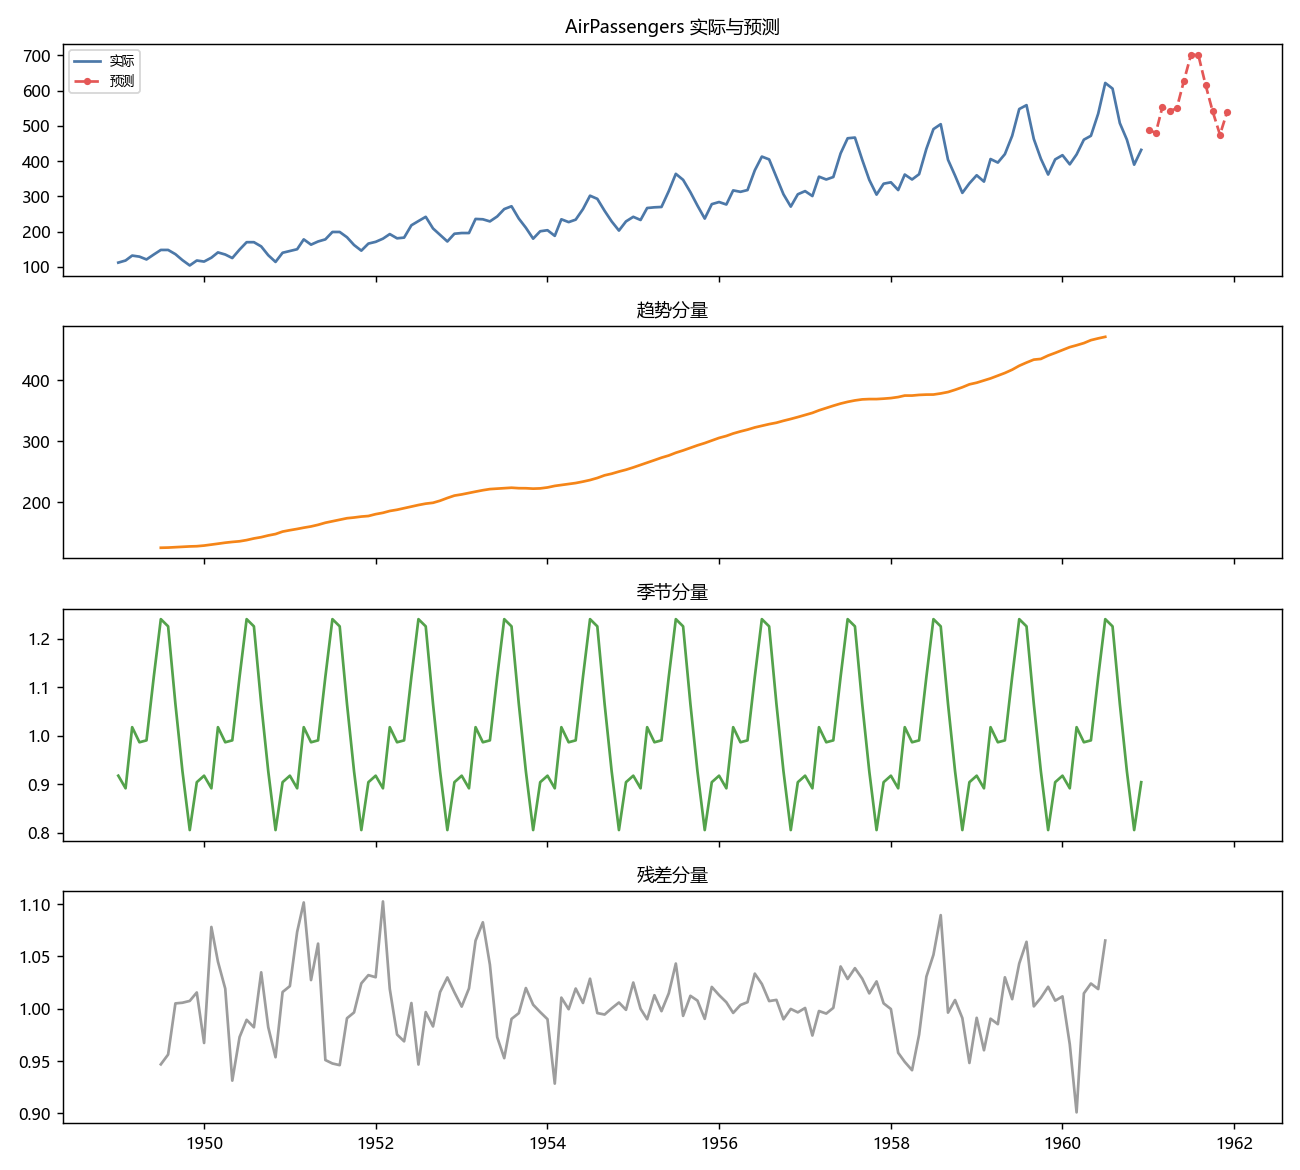

Source code (Python):
"""第10章 效应分解法-AirPassengers时间序列预测 -> Python
原素材: AirPassengers.csv (1949-1960月度航空旅客, 含ln_AIR)
内涵: 效应分解法把序列分解为 趋势+季节+残差(加法模型,对ln(AIR)分解),
      趋势线性外推叠加季节分量完成预测。无statsmodels, 手动实现移动平均分解。
"""
from pathlib import Path
import pandas as pd
import numpy as np
import matplotlib.pyplot as plt

plt.rcParams['font.sans-serif'] = ['Microsoft YaHei']
plt.rcParams['axes.unicode_minus'] = False
plt.rcParams['font.size'] = 9

ROOT = Path(__file__).resolve().parent.parent
F = ROOT / "CDA 教材资料2025" / "1《CDA 一级认证教材：商业数据分析》" / "第10章 使用效应分解方法做预报" / "AirPassengers.csv"
df = pd.read_csv(F)
df["DATE"] = pd.to_datetime(df["DATE"], format="%m/%d/%Y")
df = df.sort_values("DATE").reset_index(drop=True)
y = df["ln_AIR"].values
n = len(y)
month = df["DATE"].dt.month.values

trend = pd.Series(y).rolling(12, center=True, min_periods=12).mean().values
detrend = y - trend
seasonal = np.zeros(n)
smean = {}
for m in range(1, 13):
    vals = detrend[month == m]
    vals = vals[~np.isnan(vals)]
    smean[m] = vals.mean() if vals.size else 0
seasonal = np.array([smean[m] for m in month])
seasonal = seasonal - seasonal.mean()
resid = y - trend - seasonal

valid = ~np.isnan(trend)
b1, b0 = np.polyfit(np.arange(n)[valid], trend[valid], 1)
fh = 12
fx = np.arange(n, n + fh)
ftrend = b1 * fx + b0
fmonth = [(month[-1] + i - 1) % 12 + 1 for i in range(1, fh + 1)]
fseasonal = np.array([smean[m] for m in fmonth]) - seasonal.mean()
flog = ftrend + fseasonal
forecast = np.exp(flog)
last_date = df["DATE"].iloc[-1]
fdates = pd.date_range(last_date + pd.offsets.MonthBegin(1), periods=fh, freq="MS")
print(f"样本{n}个月  趋势斜率(对数){b1:.4f}/月")
print("\n== 未来12个月预测 ==")
for d, v in zip(fdates, forecast):
    print(f"{d.strftime('%Y-%m')}  {v:.0f}")

fig, axes = plt.subplots(4, 1, figsize=(10, 9), sharex=True)
axes[0].plot(df["DATE"], df["AIR"], color="#4C78A8", label="实际")
axes[0].plot(fdates, forecast, color="#E45756", ls="--", marker="o", ms=3, label="预测")
axes[0].set_title("AirPassengers 实际与预测", fontsize=10); axes[0].legend(fontsize=7)
axes[1].plot(df["DATE"], np.exp(trend), color="#F58518"); axes[1].set_title("趋势分量", fontsize=10)
axes[2].plot(df["DATE"], np.exp(seasonal), color="#54A24B"); axes[2].set_title("季节分量", fontsize=10)
axes[3].plot(df["DATE"], np.exp(resid), color="#9D9D9D"); axes[3].set_title("残差分量", fontsize=10)
plt.tight_layout()
out = Path(__file__).resolve().parent / "第10章_AirPassengers效应分解.png"
plt.savefig(out, dpi=130)
print(f"图已保存: {out.name}")
